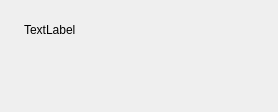
<?xml version="1.0" encoding="UTF-8"?>
<ui version="4.0">
 <class>PopupNoticeView</class>
 <widget class="QWidget" name="PopupNoticeView">
  <property name="geometry">
   <rect>
    <x>0</x>
    <y>0</y>
    <width>278</width>
    <height>112</height>
   </rect>
  </property>
  <property name="minimumSize">
   <size>
    <width>278</width>
    <height>112</height>
   </size>
  </property>
  <property name="maximumSize">
   <size>
    <width>278</width>
    <height>112</height>
   </size>
  </property>
  <property name="windowTitle">
   <string>PopupNoticeView</string>
  </property>
  <property name="styleSheet">
   <string notr="true"/>
  </property>
  <widget class="QWidget" name="shadowbg" native="true">
   <property name="geometry">
    <rect>
     <x>0</x>
     <y>0</y>
     <width>278</width>
     <height>86</height>
    </rect>
   </property>
   <layout class="QVBoxLayout" name="verticalLayout_5">
    <property name="spacing">
     <number>0</number>
    </property>
    <property name="leftMargin">
     <number>8</number>
    </property>
    <property name="topMargin">
     <number>8</number>
    </property>
    <property name="rightMargin">
     <number>8</number>
    </property>
    <property name="bottomMargin">
     <number>8</number>
    </property>
    <item>
     <widget class="QWidget" name="dialogbg" native="true">
      <layout class="QVBoxLayout" name="verticalLayout">
       <property name="spacing">
        <number>0</number>
       </property>
       <property name="leftMargin">
        <number>0</number>
       </property>
       <property name="topMargin">
        <number>0</number>
       </property>
       <property name="rightMargin">
        <number>0</number>
       </property>
       <property name="bottomMargin">
        <number>0</number>
       </property>
       <item>
        <widget class="TitlebarWidget" name="titlebar" native="true">
         <property name="maximumSize">
          <size>
           <width>16777215</width>
           <height>27</height>
          </size>
         </property>
        </widget>
       </item>
       <item>
        <widget class="QWidget" name="wid_mid" native="true">
         <property name="minimumSize">
          <size>
           <width>0</width>
           <height>44</height>
          </size>
         </property>
         <property name="styleSheet">
          <string notr="true"/>
         </property>
         <layout class="QHBoxLayout" name="horizontalLayout_2">
          <property name="spacing">
           <number>0</number>
          </property>
          <property name="leftMargin">
           <number>16</number>
          </property>
          <property name="topMargin">
           <number>0</number>
          </property>
          <property name="rightMargin">
           <number>16</number>
          </property>
          <property name="bottomMargin">
           <number>0</number>
          </property>
          <item>
           <widget class="QLabel" name="content">
            <property name="text">
             <string>TextLabel</string>
            </property>
           </widget>
          </item>
         </layout>
        </widget>
       </item>
       <item>
        <spacer name="verticalSpacer">
         <property name="orientation">
          <enum>Qt::Vertical</enum>
         </property>
         <property name="sizeHint" stdset="0">
          <size>
           <width>20</width>
           <height>13</height>
          </size>
         </property>
        </spacer>
       </item>
      </layout>
     </widget>
    </item>
   </layout>
  </widget>
 </widget>
 <layoutdefault spacing="6" margin="11"/>
 <customwidgets>
  <customwidget>
   <class>TitlebarWidget</class>
   <extends>QWidget</extends>
   <header>TitlebarWidget.h</header>
   <container>1</container>
  </customwidget>
 </customwidgets>
 <resources>
  <include location="localman.qrc"/>
 </resources>
 <connections/>
</ui>
